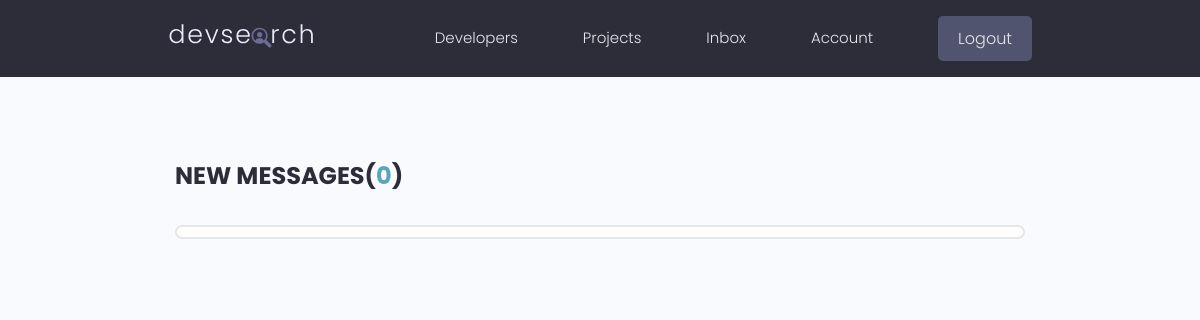
The page /inbox/ (signed in) on the database as committed earlier.
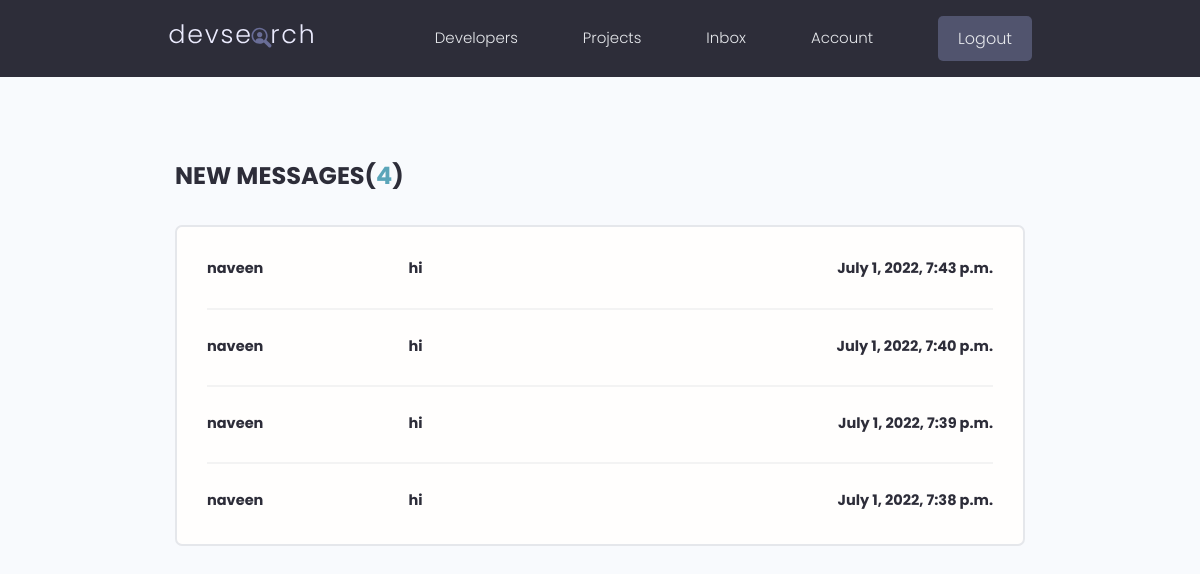
The same page on the database as committed later.
### users/models.py (models this page shows, shortened)
class Message(models.Model):
    sender = models.ForeignKey(Profile, on_delete=models.SET_NULL, null=True, blank=True)
    recipient = models.ForeignKey(Profile, on_delete=models.SET_NULL, null=True, blank=True, related_name="messages")
    name = models.CharField(max_length=200, null=True, blank=True)
    email = models.EmailField(max_length=200, null=True, blank=True)
    subject = models.CharField(max_length=200, null=True, blank=True)
    body = models.TextField()
    is_read = models.BooleanField(default=False, null=True)
    created = models.DateTimeField(auto_now_add=True)
    id = models.UUIDField(default=uuid.uuid4, unique=True, primary_key=True, editable=False)
    class Meta:
        ordering = ['is_read', '-created']

### users/views.py (the view)
# urls.py: path('inbox/', views.inbox, name="inbox"),
@login_required(login_url='login')
def inbox(request):
    profile = request.user.profile
    messageRequests = profile.messages.all()
    unreadCount = messageRequests.filter(is_read=False).count()
    context = {'messageRequests': messageRequests, 'unreadCount': unreadCount}
    return render(request, 'users/inbox.html', context)

### users/templates/users/inbox.html
{% extends 'main.html' %} {% block content %}
<main class="inbox my-xl">
  <div class="content-box">
    <h3 class="inbox__title">New Messages(<span>{{unreadCount}}</span>)</h3>
    <ul class="messages">
      {% for message in messageRequests %}
      {% if message.is_read == False %}
      <li class="message message--unread">
        {% else %}
        <li class="message">
      {% endif %}
        <a href="{% url 'message' message.id %}">
          <span class="message__author">{{message.name}}</span>
          <span class="message__subject">{{message.subject}}</span>
          <span class="message__date">{{message.created}}</span>
        </a>
      </li>
      {% endfor %}
    </ul>
  </div>
</main>
{% endblock content %}

Rows that differ between the two databases and show on the page:
added Message: name "naveen", subject "hi", created "July 1, 2022, 7:43 p.m."
added Message: name "naveen", subject "hi", created "July 1, 2022, 7:40 p.m."
added Message: name "naveen", subject "hi", created "July 1, 2022, 7:39 p.m."
added Message: name "naveen", subject "hi", created "July 1, 2022, 7:38 p.m."
Other text that changed with them:
{{ unreadCount }}: "0" → "4"
